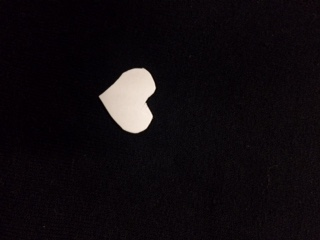
#> input picture heart.jpg, 320 x 240 px
$ python moments_calc.py   (Python 2 division)   (older library calls are emulated)
#> lines starting #> are read from the running program, lines starting #| are printed output that depends on the picture; after the words box and inside, x2 and y2 are one past the last pixel; in counts of white or black regions, pixels touching at a corner belong together; long printed decimals are rounded
### binarization.py
import cv2
import numpy as np
from matplotlib import pyplot as plt

"""
Function takes in a grayscale image returns a binary image
Thresholding method performed is Otsu's
Param:
	img: Grayscale image passed in
Return:
	img_copy: image thats been thresholding and binarized
"""
def binary(img):
    # img = cv2.imread('can_pix.png',0)
    bin_number = 256
    # find normalized_histogram, and its probability density
    hist, bins = np.histogram(img.flatten(), 256, [0,256])
#> hist = 256 values, max 7559 at index 8, min 0 at index 43, mean 300; bins = 257 values from 0 to 256

    total_hist = np.sum(hist, dtype=np.float32)
#> total_hist = 76800
    pdf = (hist / total_hist).astype(np.float32)
#> pdf = 256 values, max 0.0984 at index 8, min 0 at index 43, mean 0.00391
    # print img.shape
    w_0 = w_1 = u_0 = u_1 = 0
    max_var = 0
    thresh = -1
    for t in range(1,256):
	   p1, p2 = pdf[t], pdf[256-t]
	   w_0 = np.sum(pdf[0:t-1])
	   if w_0 == 0.0:
		  w_0 = 1e-7
	   w_1 = np.sum(pdf[t:256-1])
	   if w_1 == 0.0:
		  w_1 = 1e-7
	   # print np.arange(t).shape
	   # print pdf[0:t].shape
	   u_0 = np.dot(np.arange(t), np.transpose(pdf[0:t]))/w_0
	   # print np.arange(t,256).shape
	   # print pdf[t:256].shape
	   u_1 = np.dot(np.arange(t,256), np.transpose(pdf[t:256]))/w_1
	   # print u_0, u_1
	   btwn_class_var = w_0 * w_1 * (u_0-u_1) * (u_0-u_1)
	   if btwn_class_var > max_var:
		  max_var = btwn_class_var
		  thresh = t
#> this loop made 255 passes
#> (p1, p2, u_0, u_1, btwn_class_var, max_var) on passes 2 to 12: (0.0643, 0, 8.49, 14.08, 0.0737, 0.0737), (0.09, 0, 6.52, 14.93, 1.48, 1.48), (0.0803, 0, 4.81, 16.24, 9.36, 9.36), (0.0778, 0, 4.18, 17.56, 23.55, 23.55), (0.0901, 0, 4.39, 19.03, 36.69, 36.69), (0.0979, 0, 4.98, 21.07, 49.87, 49.87), (0.0984, 0, 5.54, 23.96, 68.81, 68.81), (0.093, 0, 6.01, 28.11, 96.72, 96.72), (0.0778, 1.3e-05, 6.4, 34.33, 138.4, 138.4), (0.0609, 1.3e-05, 6.66, 43.45, 200.9, 200.9), (0.0437, 1.3e-05, 6.85, 56.91, 291.4, 291.4)
#> (p2, u_0, u_1, btwn_class_var, max_var) on passes 78, 79, 80, 83, 84: (2.6e-05, 7.23, 211, 1290.9, 1290.9), (1.3e-05, 7.24, 211.1, 1291.2, 1291.2), (1.3e-05, 7.24, 211.2, 1291.4, 1291.4), (2.6e-05, 7.24, 211.4, 1292.2, 1292.2), (2.6e-05, 7.24, 211.5, 1292.4, 1292.4)
    # print max_var, thresh
    img_copy = np.copy(img)
    # cv2.imshow('copy', img_copy)
    for i in range(img_copy.shape[0]):
	   for j in range(img_copy.shape[1]):
		  # print img_copy[i,j], t
		  if img_copy[i,j] < thresh:
			 img_copy[i,j] = 0
		  else:
			 img_copy[i,j] = 1
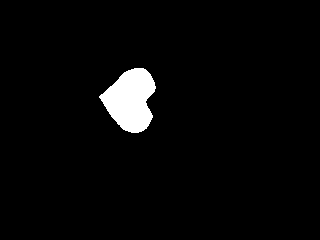
#> img_copy: shape (240, 320); values 0 (black) and 1 (white), 3.2% white; 1 white region, box (x1, y1, x2, y2) and area: (99, 68, 156, 133) 2425

    # [6 lines of commented-out code are left out]
    return img_copy

# [7 lines of commented-out code are left out]

### connected_regions.py
import cv2
import sys
import numpy as np
from binarization import binary
from matplotlib import pyplot as plt
from scipy import misc


# Redefine recursion limit and allocate larger stack size
iMaxStackSize = 50000
sys.setrecursionlimit(iMaxStackSize)

marker = 0
"""
Recursive function for labeling all connected components
Param:
	bin_img (array) : Binary image to be passed in and analyzed
	x (int): x coordinate of current pixel
	y (int): y coordinate of current pixel
"""
def label(bin_img, x, y):
	global mark
	# global marker
	# print marker
	mark[x,y] = marker
	Neighbors = bin_img[x-1:x+1, y-1:y+1]
	for i in range(x-1,x+2):
		for j in range(y-1,y+2):
			if bin_img[i,j] == 1 and mark[i,j] == 0:
				label(bin_img,i,j)
"""
Main function to read in a file and then call labels
"""
def connect_call(img):
	# Pass in the binary_img into a global variable for access
	binary_img = binary(img)

	# plt.imshow(binary_img, 'gray')
	# plt.show()

	global marker

	# instead of initializing empty, treat '0' value in
	# mark matrix as None
	global mark
	mark = np.zeros(binary_img.shape)

	rows = binary_img.shape[0]
	cols = binary_img.shape[1]
	for x in range(1,rows-1):
		for y in range(1,cols-1):
			if binary_img[x,y] == 1 and mark[x,y] == 0:
				marker = marker + 1
				label(binary_img,x,y)
	print marker
#| 1

	return mark

# [18 lines left out: function main, not called in this run]

# [2 lines that do not run on import are left out]

### moments_calc.py
import cv2
from matplotlib import pyplot as plt
import numpy as np
from binarization import binary
from connected_regions import connect_call, label
from scipy import misc
import math

# should input for this be binary image or marked_matrix???
def moments(marked_mat,j,k,d):
	total_moment = 0
	rows = marked_mat.shape[0]
	cols = marked_mat.shape[1]
	for x in range(rows):
		for y in range(cols):
			if marked_mat[x,y] == d:
				# write code to calculate moment
				total_moment = total_moment + np.power(x,k)*np.power(y,j)
	return total_moment

def central_moments(marked_mat,j,k,d):
	# Output should be central moment u_jk
	counter = 0
	central_moment = 0
	rows = marked_mat.shape[0]
	cols = marked_mat.shape[1]

	x_bar = moments(marked_mat,1,0,d)/float(moments(marked_mat,0,0,d))
	y_bar = moments(marked_mat,0,1,d)/float(moments(marked_mat,0,0,d))

	for x in range(rows):
		for y in range(cols):
			if marked_mat[x,y] == d:
				# write code to calculate moment
				central_moment = central_moment + np.power((x-x_bar),k)*np.power((y-y_bar),j)
	return central_moment

def normalized_moments(marked_mat,j,k,d):
	# Output should be normalized moment m_jk
	mu_20 = central_moments(marked_mat,2,0,d)
	mu_02 = central_moments(marked_mat,0,2,d)
	M_00 = moments(marked_mat,0,0,d)

	o_x = np.sqrt(mu_20/float(M_00))
	o_y = np.sqrt(mu_02/float(M_00))

	x_bar = moments(marked_mat,1,0,d)/float(moments(0,0,d))
	y_bar = moments(marked_mat,0,1,d)/float(moments(0,0,d))

	rows = marked_mat.shape[0]
	cols = marked_mat.shape[1]

	for y in range(rows):
		for x in range(cols):
			if marked_mat[x,y] == d:
				norm_moment = norm_moment + np.power(((x-x_bar)/o_x),k)*np.power(((y-y_bar)/o_y),j)

	return norm_moment
def centroid(marked_mat,d):
	 moment0 = moments(marked_mat,0,0,d)
	 xbar = moments(marked_mat,1,0,d)/moment0
	 ybar = moments(marked_mat,0,1,d)/moment0

	 cent = [xbar,ybar]
	 print "centroid is: ", cent
	 return cent

def main():
	# [4 lines of commented-out code are left out]

	img = cv2.imread('heart.jpg', 0)
	# img = misc.imresize(img, 15, interp='bilinear')
	binary_matrix = binary(img)
	mat = connect_call(img)

	o_20 = central_moments(mat,2,0,1)
	o_11 = central_moments(mat,1,1,1)
	o_02 = central_moments(mat,0,2,1)

	mom_mat =  np.array([[o_20,o_11],[o_11,o_02]])
	w, v = np.linalg.eig(mom_mat)
	print "Eigen Values: " , w
#| Eigen Values:  [ 476428.802 5090442.418]
	e1 = v[:,0]
	e2 = v[:,1]

	c = centroid(mat,1)
#| centroid is:  [130, 99]
	y = c[1]
	x = c[0]

	e1_x, e1_y = e1[1], e1[0]
	e2_x, e2_y = e2[1], e2[0]

	# [13 lines of commented-out code are left out]

	y_axis = np.array([1,0])
	cos_theta = np.dot(e2, y_axis)/float(np.sqrt(np.dot(e2,e2)) *
		np.sqrt(np.dot(y_axis,y_axis)))
	theta = np.arccos(cos_theta)
	rot_m = np.matrix([[np.cos(theta), -np.sin(theta)],
		[np.sin(theta), np.cos(theta)]])

	rows, cols = mat.shape

	new_img = np.zeros(mat.shape)

	for i in range(mat.shape[0]):
		for j in range(mat.shape[1]):
			new_img = rot_m*np.array([[i-x],[j-y]])
			new_x = int(new_img[0]+x)
			new_y = int(new_img[1]+y)
			# print new_x, new_y
			if (new_x > 0) and (new_x < rows) and (new_y > 0) and (new_y < cols):
				value = binary_matrix[i,j]
				new_img[new_x, new_y] = mat[i,j]


	fig,ax1 = plt.subplots(1)
	ax1.imshow(new_img, 'gray')
	# [4 lines of commented-out code are left out]
	circle1 = plt.Circle((x,y), 1, color='g')
	ax1.add_artist(circle1)
	ax1.set_xlim([0,240])
	ax1.set_ylim([0,320])
	plt.quiver(x, y, e1_x, e1_y, color='r')
	plt.quiver(x, y, e2_x, e2_y, color='b')
	plt.show()

	# print marked_matrix.shape


if __name__ == "__main__":
#> (the run stopped early here; a loop or call above may not have finished)
